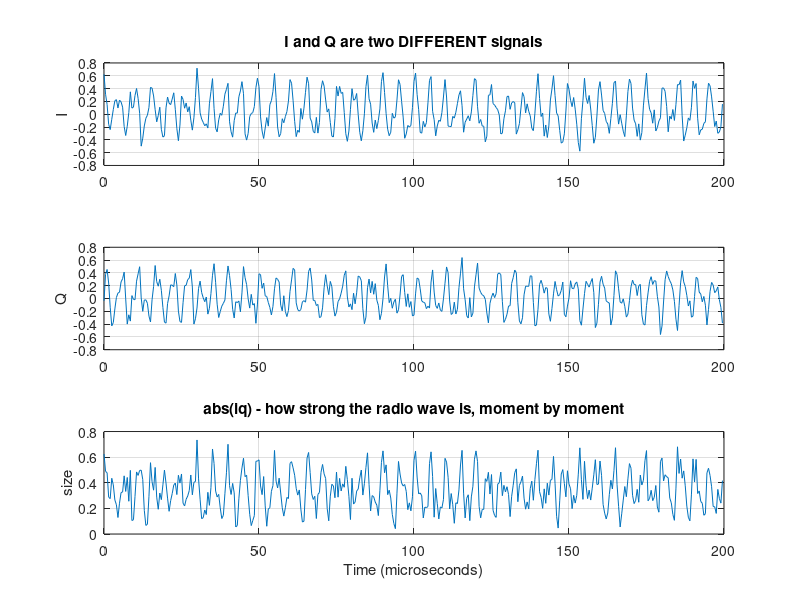

The MATLAB source for this figure:
%% explore04_iq_time.m
%  ------------------------------------------------------------------
%  ONE IDEA: what I and Q actually look like, before any FFT.
%
%  A real radio does not record one number per sample. It records TWO:
%  I (in-phase) and Q (quadrature). MATLAB keeps them together as one
%  complex number, a + bi.
%
%  Why two? With one number you cannot tell a signal 100 kHz ABOVE the
%  tuned frequency from one 100 kHz BELOW it - they look identical.
%  The second number carries the extra information that separates them.
%  That is why the spectrum of radio data has a left half and a right
%  half, while the spectrum of an ordinary audio recording does not.
%
%  Run this from the TOP folder of the repo (the one with README.md).
%  Needs: plain MATLAB. No toolbox.
%  ------------------------------------------------------------------

clear; clc;
load('data/fm_capture_98MHz.mat');
iq = double(iq);

n_show = 400;                      % how many samples to draw
t_us = (0:n_show-1)/fs*1e6;        % their time, in microseconds
I = real(iq(1:n_show));
Q = imag(iq(1:n_show));

clf
subplot(3,1,1); plot(t_us, I); grid on
ylabel('I'); title('I and Q are two DIFFERENT signals')
subplot(3,1,2); plot(t_us, Q); grid on
ylabel('Q')
subplot(3,1,3); plot(t_us, abs(iq(1:n_show))); grid on
ylabel('size'); xlabel('Time (microseconds)')
title('abs(iq) - how strong the radio wave is, moment by moment')

fprintf('Showing the first %d samples = %.1f microseconds.\n\n', n_show, n_show/fs*1e6);
fprintf('  first sample        : %.4f %+.4fi\n', real(iq(1)), imag(iq(1)));
fprintf('  biggest size        : %.4f   (near 1.0 would mean clipping)\n', max(abs(iq)));
fprintf('  typical size (rms)  : %.4f\n\n', sqrt(mean(abs(iq).^2)));

% The average of I and Q should be zero for a pure radio signal. It is
% not, and that offset is a real hardware fault called DC OFFSET.
mI = mean(real(iq));
mQ = mean(imag(iq));
fprintf('  average of I        : %+.4f\n', mI);
fprintf('  average of Q        : %+.4f\n', mQ);
fprintf('  size of that offset : %.4f, which is %.2f dB\n\n', ...
        abs(mI + 1i*mQ), 20*log10(abs(mI + 1i*mQ)));
disp('That number is exactly the height of the spike you see at the');
disp('very centre of the spectrum. A steady offset in time is a spike');
disp('at zero frequency - and zero frequency is the tuned frequency.');

%% ================== TRY THIS ==================
%  1) Change n_show to 40 and run again.
%     Expect: you can now follow individual wiggles. I and Q clearly
%     rise and fall at similar speeds but never at the same moment -
%     they are about a quarter of a cycle apart. That quarter-cycle
%     shift is what the word "quadrature" means.
%
%  2) Subtract the DC offset and check the centre spike disappears:
%        iq2 = iq - mean(iq);
%        N = numel(iq2);
%        plot((fc + (-N/2:N/2-1)*(fs/N))/1e6, 20*log10(abs(fftshift(fft(iq2)))/N))
%     Expect: exactly the same picture as before, except the thin spike
%     at 98.000 MHz has gone completely - that point drops from about
%     -24.6 dB to below -300 dB, which is MATLAB's way of saying zero.
%     One line of code fixes a hardware fault.
%
%  3) Load the low-gain file instead (data/fm_capture_98MHz_lowgain.mat).
%     Expect: the same shapes, but everything about 30 dB smaller -
%     biggest size drops from about 0.83 to about 0.11. Same radio wave,
%     less amplification.
